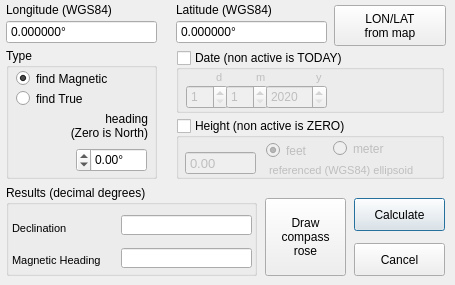
   <widget class="QWidget" name="Simple_tab">
    <attribute name="title">
     <string>Calculate</string>
    </attribute>
    <widget class="QPushButton" name="Calculate_Button">
     <property name="geometry">
      <rect>
       <x>354</x>
       <y>198</y>
       <width>91</width>
       <height>33</height>
      </rect>
     </property>
     <property name="font">
      <font>
       <family>Arial</family>
       <pointsize>9</pointsize>
      </font>
     </property>
     <property name="text">
      <string>Calculate</string>
     </property>
     <property name="autoDefault">
      <bool>false</bool>
     </property>
     <property name="default">
      <bool>true</bool>
     </property>
    </widget>
    <widget class="QPushButton" name="FromMap_Button">
     <property name="geometry">
      <rect>
       <x>334</x>
       <y>5</y>
       <width>112</width>
       <height>41</height>
      </rect>
     </property>
     <property name="font">
      <font>
       <family>Arial</family>
       <pointsize>9</pointsize>
      </font>
     </property>
     <property name="text">
      <string>LON/LAT
from map</string>
     </property>
     <property name="autoDefault">
      <bool>false</bool>
     </property>
    </widget>
    <widget class="QLabel" name="longitude_label">
     <property name="geometry">
      <rect>
       <x>6</x>
       <y>0</y>
       <width>161</width>
       <height>20</height>
      </rect>
     </property>
     <property name="font">
      <font>
       <family>Arial</family>
       <pointsize>9</pointsize>
       <kerning>true</kerning>
      </font>
     </property>
     <property name="text">
      <string>Longitude (WGS84)</string>
     </property>
     <property name="scaledContents">
      <bool>false</bool>
     </property>
     <property name="buddy">
      <cstring></cstring>
     </property>
    </widget>
    <widget class="QPushButton" name="Compass_Button">
     <property name="geometry">
      <rect>
       <x>265</x>
       <y>198</y>
       <width>81</width>
       <height>78</height>
      </rect>
     </property>
     <property name="font">
      <font>
       <family>Arial</family>
       <pointsize>9</pointsize>
      </font>
     </property>
     <property name="text">
      <string>Draw
compass
rose</string>
     </property>
     <property name="autoDefault">
      <bool>false</bool>
     </property>
    </widget>
    <widget class="QPushButton" name="Cancel_Button">
     <property name="geometry">
      <rect>
       <x>354</x>
       <y>243</y>
       <width>91</width>
       <height>33</height>
      </rect>
     </property>
     <property name="font">
      <font>
       <family>Arial</family>
       <pointsize>9</pointsize>
      </font>
     </property>
     <property name="text">
      <string>Cancel</string>
     </property>
     <property name="autoDefault">
      <bool>false</bool>
     </property>
    </widget>
    <widget class="QLabel" name="latitude_label">
     <property name="geometry">
      <rect>
       <x>176</x>
       <y>0</y>
       <width>148</width>
       <height>20</height>
      </rect>
     </property>
     <property name="font">
      <font>
       <family>Arial</family>
       <pointsize>9</pointsize>
       <kerning>true</kerning>
      </font>
     </property>
     <property name="text">
      <string>Latitude (WGS84)</string>
     </property>
    </widget>
    <widget class="QGroupBox" name="result_groupBox">
     <property name="geometry">
      <rect>
       <x>6</x>
       <y>185</y>
       <width>251</width>
       <height>91</height>
      </rect>
     </property>
     <property name="font">
      <font>
       <family>Arial</family>
       <pointsize>9</pointsize>
      </font>
     </property>
     <property name="title">
      <string>Results (decimal degrees)</string>
     </property>
     <widget class="QLineEdit" name="declination_lineEdit">
      <property name="geometry">
       <rect>
        <x>115</x>
        <y>30</y>
        <width>131</width>
        <height>20</height>
       </rect>
      </property>
      <property name="font">
       <font>
        <family>Arial</family>
        <pointsize>9</pointsize>
       </font>
      </property>
      <property name="focusPolicy">
       <enum>Qt::NoFocus</enum>
      </property>
      <property name="whatsThis">
       <string/>
      </property>
      <property name="text">
       <string/>
      </property>
      <property name="maxLength">
       <number>16</number>
      </property>
      <property name="readOnly">
       <bool>true</bool>
      </property>
     </widget>
     <widget class="QLineEdit" name="heading_lineEdit">
      <property name="geometry">
       <rect>
        <x>115</x>
        <y>63</y>
        <width>131</width>
        <height>20</height>
       </rect>
      </property>
      <property name="font">
       <font>
        <family>Arial</family>
        <pointsize>9</pointsize>
       </font>
      </property>
      <property name="focusPolicy">
       <enum>Qt::NoFocus</enum>
      </property>
      <property name="maxLength">
       <number>16</number>
      </property>
      <property name="readOnly">
       <bool>true</bool>
      </property>
     </widget>
     <widget class="QLabel" name="heading_label">
      <property name="geometry">
       <rect>
        <x>6</x>
        <y>67</y>
        <width>111</width>
        <height>16</height>
       </rect>
      </property>
      <property name="font">
       <font>
        <family>Arial</family>
        <pointsize>8</pointsize>
        <kerning>true</kerning>
       </font>
      </property>
      <property name="text">
       <string>Magnetic Heading</string>
      </property>
     </widget>
     <widget class="QLabel" name="declination_label">
      <property name="geometry">
       <rect>
        <x>6</x>
        <y>35</y>
        <width>71</width>
        <height>16</height>
       </rect>
      </property>
      <property name="font">
       <font>
        <family>Arial</family>
        <pointsize>8</pointsize>
        <kerning>true</kerning>
       </font>
      </property>
      <property name="text">
       <string>Declination</string>
      </property>
     </widget>
    </widget>
    <widget class="QGroupBox" name="type_groupBox">
     <property name="geometry">
      <rect>
       <x>6</x>
       <y>48</y>
       <width>151</width>
       <height>131</height>
      </rect>
     </property>
     <property name="font">
      <font>
       <family>Arial</family>
       <pointsize>9</pointsize>
      </font>
     </property>
     <property name="title">
      <string>Type</string>
     </property>
     <widget class="QRadioButton" name="toMagnetic_radioButton">
      <property name="geometry">
       <rect>
        <x>10</x>
        <y>17</y>
        <width>125</width>
        <height>27</height>
       </rect>
      </property>
      <property name="font">
       <font>
        <family>Arial</family>
        <pointsize>9</pointsize>
       </font>
      </property>
      <property name="text">
       <string>find Magnetic</string>
      </property>
      <property name="checked">
       <bool>true</bool>
      </property>
     </widget>
     <widget class="QRadioButton" name="toTrue_radioButton">
      <property name="geometry">
       <rect>
        <x>10</x>
        <y>37</y>
        <width>120</width>
        <height>27</height>
       </rect>
      </property>
      <property name="font">
       <font>
        <family>Arial</family>
        <pointsize>9</pointsize>
       </font>
      </property>
      <property name="text">
       <string>find True</string>
      </property>
      <property name="checked">
       <bool>false</bool>
      </property>
     </widget>
     <widget class="QLabel" name="defaultHeading_label">
      <property name="geometry">
       <rect>
        <x>20</x>
        <y>60</y>
        <width>122</width>
        <height>36</height>
       </rect>
      </property>
      <property name="font">
       <font>
        <family>Arial</family>
        <pointsize>9</pointsize>
        <kerning>true</kerning>
       </font>
      </property>
      <property name="text">
       <string>heading
(Zero is North)</string>
      </property>
      <property name="alignment">
       <set>Qt::AlignRight|Qt::AlignTrailing|Qt::AlignVCenter</set>
      </property>
      <property name="wordWrap">
       <bool>true</bool>
      </property>
     </widget>
     <widget class="QDoubleSpinBox" name="heading_doubleSpinBox">
      <property name="geometry">
       <rect>
        <x>70</x>
        <y>100</y>
        <width>71</width>
        <height>24</height>
       </rect>
      </property>
      <property name="font">
       <font>
        <family>Arial</family>
        <pointsize>9</pointsize>
       </font>
      </property>
      <property name="cursor">
       <cursorShape>ArrowCursor</cursorShape>
      </property>
      <property name="layoutDirection">
       <enum>Qt::RightToLeft</enum>
      </property>
      <property name="specialValueText">
       <string/>
      </property>
      <property name="suffix">
       <string>°</string>
      </property>
      <property name="minimum">
       <double>-360.000000000000000</double>
      </property>
      <property name="maximum">
       <double>360.000000000000000</double>
      </property>
      <property name="value">
       <double>0.000000000000000</double>
      </property>
     </widget>
    </widget>
    <widget class="QDoubleSpinBox" name="longitude_doubleSpinBox">
     <property name="geometry">
      <rect>
       <x>6</x>
       <y>20</y>
       <width>151</width>
       <height>24</height>
      </rect>
     </property>
     <property name="font">
      <font>
       <family>Arial</family>
       <pointsize>9</pointsize>
      </font>
     </property>
     <property name="cursor">
      <cursorShape>IBeamCursor</cursorShape>
     </property>
     <property name="buttonSymbols">
      <enum>QAbstractSpinBox::NoButtons</enum>
     </property>
     <property name="suffix">
      <string>°</string>
     </property>
     <property name="decimals">
      <number>6</number>
     </property>
     <property name="minimum">
      <double>-180.000000000000000</double>
     </property>
     <property name="maximum">
      <double>180.000000000000000</double>
     </property>
    </widget>
    <widget class="QDoubleSpinBox" name="latitude_doubleSpinBox">
     <property name="geometry">
      <rect>
       <x>176</x>
       <y>20</y>
       <width>151</width>
       <height>24</height>
      </rect>
     </property>
     <property name="font">
      <font>
       <family>Arial</family>
       <pointsize>9</pointsize>
      </font>
     </property>
     <property name="cursor">
      <cursorShape>IBeamCursor</cursorShape>
     </property>
     <property name="buttonSymbols">
      <enum>QAbstractSpinBox::NoButtons</enum>
     </property>
     <property name="suffix">
      <string>°</string>
     </property>
     <property name="decimals">
      <number>6</number>
     </property>
     <property name="minimum">
      <double>-90.000000000000000</double>
     </property>
     <property name="maximum">
      <double>90.000000000000000</double>
     </property>
    </widget>
    <widget class="QGroupBox" name="date_groupBox">
     <property name="enabled">
      <bool>true</bool>
     </property>
     <property name="geometry">
      <rect>
       <x>176</x>
       <y>50</y>
       <width>268</width>
       <height>63</height>
      </rect>
     </property>
     <property name="font">
      <font>
       <family>Arial</family>
       <pointsize>9</pointsize>
      </font>
     </property>
     <property name="title">
      <string>Date (non active is TODAY)</string>
     </property>
     <property name="flat">
      <bool>false</bool>
     </property>
     <property name="checkable">
      <bool>true</bool>
     </property>
     <property name="checked">
      <bool>false</bool>
     </property>
     <widget class="QSpinBox" name="d_spinBox">
      <property name="geometry">
       <rect>
        <x>10</x>
        <y>35</y>
        <width>42</width>
        <height>24</height>
       </rect>
      </property>
      <property name="font">
       <font>
        <family>Arial</family>
        <pointsize>9</pointsize>
       </font>
      </property>
      <property name="cursor">
       <cursorShape>ArrowCursor</cursorShape>
      </property>
      <property name="frame">
       <bool>true</bool>
      </property>
      <property name="minimum">
       <number>1</number>
      </property>
      <property name="maximum">
       <number>31</number>
      </property>
     </widget>
     <widget class="QSpinBox" name="m_spinBox">
      <property name="geometry">
       <rect>
        <x>50</x>
        <y>35</y>
        <width>42</width>
        <height>24</height>
       </rect>
      </property>
      <property name="font">
       <font>
        <family>Arial</family>
        <pointsize>9</pointsize>
       </font>
      </property>
      <property name="cursor">
       <cursorShape>ArrowCursor</cursorShape>
      </property>
      <property name="minimum">
       <number>1</number>
      </property>
      <property name="maximum">
       <number>12</number>
      </property>
      <property name="value">
       <number>1</number>
      </property>
     </widget>
     <widget class="QSpinBox" name="y_spinBox">
      <property name="geometry">
       <rect>
        <x>90</x>
        <y>35</y>
        <width>61</width>
        <height>24</height>
       </rect>
      </property>
      <property name="font">
       <font>
        <family>Arial</family>
        <pointsize>9</pointsize>
       </font>
      </property>
      <property name="cursor">
       <cursorShape>ArrowCursor</cursorShape>
      </property>
      <property name="minimum">
       <number>2020</number>
      </property>
      <property name="maximum">
       <number>2024</number>
      </property>
     </widget>
     <widget class="QLabel" name="Year_label">
      <property name="geometry">
       <rect>
        <x>140</x>
        <y>19</y>
        <width>21</width>
        <height>16</height>
       </rect>
      </property>
      <property name="font">
       <font>
        <family>Arial</family>
        <pointsize>8</pointsize>
        <italic>false</italic>
       </font>
      </property>
      <property name="text">
       <string>y</string>
      </property>
     </widget>
     <widget class="QLabel" name="Day_label">
      <property name="geometry">
       <rect>
        <x>40</x>
        <y>19</y>
        <width>21</width>
        <height>16</height>
       </rect>
      </property>
      <property name="font">
       <font>
        <family>Arial</family>
        <pointsize>8</pointsize>
        <italic>false</italic>
       </font>
      </property>
      <property name="text">
       <string>d</string>
      </property>
     </widget>
     <widget class="QLabel" name="Month_label">
      <property name="geometry">
       <rect>
        <x>80</x>
        <y>19</y>
        <width>21</width>
        <height>16</height>
       </rect>
      </property>
      <property name="font">
       <font>
        <family>Arial</family>
        <pointsize>8</pointsize>
        <italic>false</italic>
       </font>
      </property>
      <property name="text">
       <string>m</string>
      </property>
     </widget>
    </widget>
    <widget class="QGroupBox" name="height_groupBox">
     <property name="geometry">
      <rect>
       <x>176</x>
       <y>118</y>
       <width>268</width>
       <height>61</height>
      </rect>
     </property>
     <property name="font">
      <font>
       <family>Arial</family>
       <pointsize>9</pointsize>
      </font>
     </property>
     <property name="title">
      <string>Height (non active is ZERO)</string>
     </property>
     <property name="flat">
      <bool>false</bool>
     </property>
     <property name="checkable">
      <bool>true</bool>
     </property>
     <property name="checked">
      <bool>false</bool>
     </property>
     <widget class="QRadioButton" name="feet_radioButton">
      <property name="geometry">
       <rect>
        <x>90</x>
        <y>22</y>
        <width>51</width>
        <height>21</height>
       </rect>
      </property>
      <property name="font">
       <font>
        <family>Arial</family>
        <pointsize>9</pointsize>
       </font>
      </property>
      <property name="text">
       <string>feet</string>
      </property>
      <property name="checked">
       <bool>true</bool>
      </property>
     </widget>
     <widget class="QRadioButton" name="meter_radioButton">
      <property name="geometry">
       <rect>
        <x>157</x>
        <y>20</y>
        <width>61</width>
        <height>21</height>
       </rect>
      </property>
      <property name="font">
       <font>
        <family>Arial</family>
        <pointsize>9</pointsize>
       </font>
      </property>
      <property name="text">
       <string>meter</string>
      </property>
      <property name="checked">
       <bool>false</bool>
      </property>
     </widget>
     <widget class="QDoubleSpinBox" name="height_doubleSpinBox">
      <property name="geometry">
       <rect>
        <x>9</x>
        <y>33</y>
        <width>71</width>
        <height>24</height>
       </rect>
      </property>
      <property name="font">
       <font>
        <family>Arial</family>
        <pointsize>10</pointsize>
       </font>
      </property>
      <property name="buttonSymbols">
       <enum>QAbstractSpinBox::NoButtons</enum>
      </property>
      <property name="suffix">
       <string/>
      </property>
      <property name="decimals">
       <number>2</number>
      </property>
      <property name="minimum">
       <double>-3280.840000000000146</double>
      </property>
      <property name="maximum">
       <double>1968503.939999999944121</double>
      </property>
     </widget>
     <widget class="QLabel" name="height_label">
      <property name="geometry">
       <rect>
        <x>90</x>
        <y>42</y>
        <width>181</width>
        <height>20</height>
       </rect>
      </property>
      <property name="font">
       <font>
        <family>Arial</family>
        <pointsize>8</pointsize>
        <kerning>true</kerning>
       </font>
      </property>
      <property name="text">
       <string> referenced (WGS84) ellipsoid</string>
      </property>
      <property name="scaledContents">
       <bool>false</bool>
      </property>
      <property name="buddy">
       <cstring></cstring>
      </property>
     </widget>
    </widget>
   </widget>
